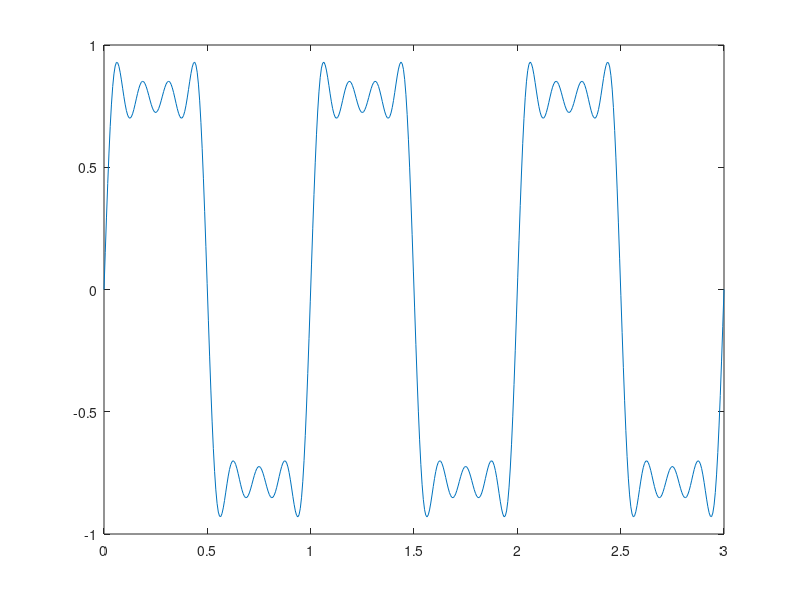

The MATLAB script that drew this image:
clc
clear all
close all

%------Entradas---------
caso = 'caudrada';
f=1;
p=3;
A=10;
con_frecuencia=4;

%------Metodos---------
t=linspace(0,p/f,500);
w = (2*pi)*f;
%casos
% dientes
% triangualos
% sinu
% cuadrada

solv = 0;

switch caso
    case 'dientes'
        for i=1:con_frecuencia
            solv = solv + ((2/pi)*((-1)^(i+1))*((1/i)*sin(t*w*i)));
        end
        
    case 'triangulo'
        for i=1:con_frecuencia+con_frecuencia-1
            if(mod(i,2)~=0)
                solv=solv+((pi/2)-(4/pi)*(cos((i)*w*t)/(i)^2));
            end
        end    
        
    case 'caudrada'
        for N=1:con_frecuencia+con_frecuencia-1
            if(mod(N,2)~=0)
                solv=solv+(1/N)*sin(2*pi*N*f*t);
            end
        end
    case 'sinusoidal 0'
        solv = solv+A*sin(2*pi*f*t + theta);
    case 'sinusoidal 90'
        solv = solv+A*sin(2*pi*f*t + pi/2);
        
    case 'sinusoidal 180'
        solv = solv +A*sin(2*pi*f*t + pi);
    otherwise
        solv = solv +  A*sin(2*pi*f*t + 3*pi/2);
end


figure(1)
plot(t,solv)
